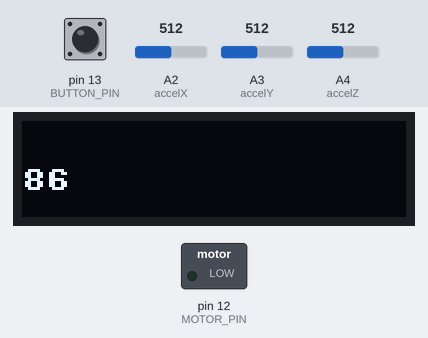
Bench run of a sketch on a simulated Arduino Uno, built with avr-gcc and run on an emulated ATmega328P. Shown: 128×32 one-colour display, switched loads named in the sketch (green lamp = pin HIGH). The test bench sets the inputs (shaded band); at power-on: pin 13 (BUTTON_PIN) HIGH, A2 (accelX) = 512, A3 (accelY) = 512, A4 (accelZ) = 512. What the sketch prints to the serial monitor is not drawn.

Above: at 1.2 s.
1.3 s: pin 13 (BUTTON_PIN) pulled LOW for 3.2 s
At 3.81 s:
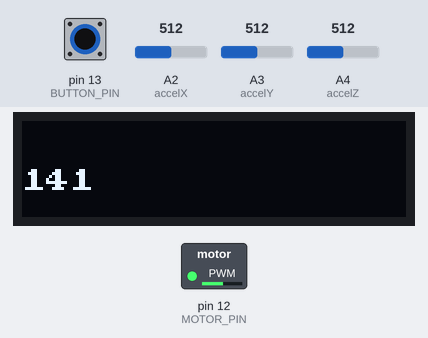
5.1 s: pin 13 (BUTTON_PIN) pulled LOW for 3.2 s
At 7.73 s:
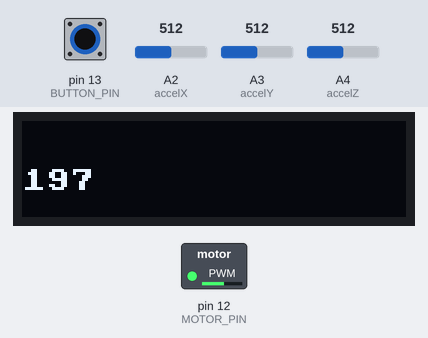
Timing chart, 0 to 9.9 s (numbered marks = the images above; inputs shaded):
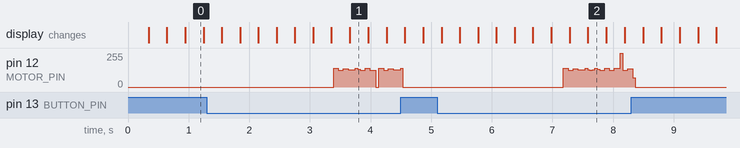

The sketch:

ChallengeGestureDetection.ino
```cpp
int sampleTime = 0; // Time of last sample (in Sampling tab)

/* states: 0 == Accelerometer startup, 1 == start, 2 = wait for Tab, 3 == Countdown
4== Buzz
*/
int stateWatch = 0;

//specify pin for button
const int BUTTON_PIN = 13;

//specify pin for buzz motor
const int MOTOR_PIN = 12;

//define global vairiable and initialize the values to 0
int ax = 0;
int ay = 0;
int az = 0;

//initialize tab counter
int numTab = 0;

//initialize string to display onto the OLED
String numTabString;

//create varaibles to store the last time the accelorometer was tapped, when the timer last counted down and when the button was last pressed
unsigned long lastTab = 0;
unsigned long lastCountdown = 0;
unsigned long lastPress = 0;

//specify after which time the program should decrement, after which time the countdown should start and for how long the button should be pressed for reset
const unsigned long CountdownInterval = 1000;
const unsigned long noTabTime = 5000;
const unsigned long PressTime = 2000;

//store current and last button state
int last_button_state = HIGH;
int button_state;

//prevent multiple resets
bool press_reset = false;


void setup() {

  //define pin modes for motor and button
  pinMode(BUTTON_PIN, INPUT_PULLUP);
  pinMode(MOTOR_PIN, OUTPUT);

  //setup Serial connection, Accelorometer and Display
  setupAccelSensor();
  setupDisplay();
  Serial.begin(115200);

}

void loop() {

  detectbutton();

  //detect tabs and store them as string
  numTabString = String(detectTaps(az));


  if(stateWatch == 3)
  {
    countdown();
  }
  if(stateWatch ==4)
  {
    digitalWrite(MOTOR_PIN, HIGH);
  }else
  {
    digitalWrite(MOTOR_PIN, LOW);
  }

  Serial.println(stateWatch);

  //Display numTab onto the OLED
  writeDisplay(numTabString.c_str(), 2, true);

}

int detectTaps(int az){

  unsigned long time_now = millis();


  //check if new samples have been collected
  if(sampleSensors() && Serial.availableForWrite()) {

    if(stateWatch == 2 && time_now - lastTab >= noTabTime)
    {
      Serial.print("set 3");
      stateWatch = 3;

    }

    //check if az broke out of defined corridor and increment numTab
    if( az > 2480|| az < 2320){

      //check if az is out of corridor because of startup
      if(stateWatch == 0){

        stateWatch = 1;

      }else{

        //increment Counter
        numTab++;
        //set state to wait for Tab
        stateWatch = 2;

        //store the time the button has been pressed last
        lastTab = time_now;

      }
    }
  }
  return numTab;
}


void countdown(){

  Serial.println("count");
  unsigned long current_time = millis();

 //decrement every second and if numTab is zero set state to 4
  if(current_time - lastCountdown >= CountdownInterval)
  {
    Serial.println("inloop");
    if(numTab == 0){

      stateWatch = 4;

    }else{

    numTab--;
    lastCountdown = current_time;

    }
  }
}

void detectbutton(){

  unsigned long current_time = millis();

  //get current state of Button
  button_state = digitalRead(BUTTON_PIN);

  if(button_state == LOW && last_button_state == HIGH) {
    //store time of button press
    lastPress = current_time;
  }

  //if button is pushed fown check if sufficient time has gone by to do a reset
  if(button_state == LOW)
  {

    if(stateWatch == 2 || stateWatch == 3){

      if(millis() - lastPress >= PressTime){

        stateWatch = 4;
        numTab = 0;
      }
    }
  }
  last_button_state = button_state;
}
```

Accelerometer.ino
```cpp
// define pins for x,y and z acceleration
const int accelX = A2;
const int accelY = A3;
const int accelZ = A4;

void setupAccelSensor(){

  //Assign pins as inpiut pins
  pinMode(accelX, INPUT);
  pinMode(accelY, INPUT);
  pinMode(accelZ, INPUT);
}

void readAccelSensor(){

  //read the pins and store the values
  ax = analogRead(accelX);
  ay = analogRead(accelY);
  az = analogRead(accelZ);

}
```

Display.ino
```cpp
// OLED Library includes
#include "U8x8lib.h" // include the fast graphics library
#include "Wire.h"    // include the I2C library

/*
 * Instantiate the display object "oled" and reset it using the
 * predefined argument "U8X8_PIN_NONE"
 * NOTE: if you have trouble with this constructor call, your OS
 * might require that you specify the I2C pins (22 and 23) as
 * arguments. If that is the case, you would change the call to this:
 * U8X8_SSD1306_128X32_UNIVISION_HW_I2C oled(U8X8_PIN_NONE, 22, 23);
 */
U8X8_SSD1306_128X32_UNIVISION_HW_I2C oled(U8X8_PIN_NONE);

// Clear the display no more than once per second
const int MAX_REFRESH = 1000;
unsigned long lastClear = 0;

void setupDisplay() {
    oled.begin(); // Initializes u8x8 object
    oled.setPowerSave(0); // Makes sure OLED doesn't go to sleep
    oled.setFont(u8x8_font_amstrad_cpc_extended_r); // Set the font
    oled.setCursor(0, 0); //Sets the cursor at the top left corner
}

/*
 * A function to write a message on the OLED display.
 * The "row" argument specifies which row to print on: [0,1,2,3].
 * The "erase" argument specifies if the display should be cleared.
 */
void writeDisplay(const char * message, int row, bool erase) {
    unsigned long now = millis();
    //if erase is true and it's been longer than MAX_REFRESH (1s)
    if(erase && (millis() - lastClear >= MAX_REFRESH)) {
        oled.clearDisplay();
        lastClear = now;
    }
    oled.setCursor(0, row);
    oled.print(message);
}

/*
 * A function to write a CSV message on multiple lines on the OLED.
 * The "commaCount" argument says how many commas are in the String.
 * NOTE: The OLED can only display 4 lines (a maximum of 3 commas).
 */
void writeDisplayCSV(String message, int commaCount) {
     int startIndex = 0;
     for(int i=0; i<=commaCount; i++) {
          // find the index of the comma and store it in startIndex
          int index = message.indexOf(',', startIndex);

          // take everything in the string up until the comma
          String subMessage = message.substring(startIndex, index);

          startIndex = index + 1; // skip over the comma

          // Write the substring onto the OLED!
          writeDisplay(subMessage.c_str(), i, false);
     }
}
```

Sampling.ino
```cpp
//initialize global variables
int sampleRate = 100;                  // Sensor reading frequency (Hz)
unsigned long sampleDelay = 1e6/sampleRate;    // Time(μs) b/w samples
unsigned long timeStart = 0;             // Start time timing variable
unsigned long timeEnd = 0;                 // End time timing variable

//function that  samples all the sensors outputs true if new samples were read
//false otherwise
bool sampleSensors() {
  timeEnd = micros();
  if(timeEnd - timeStart >= sampleDelay) {
    displaySampleRate(timeEnd);
    timeStart = timeEnd;
    // Read the sensors and store their outputs in global variables
    sampleTime = millis();
    readAccelSensor();     // values stored in “ax”, “ay”, and “az”
    return true;
  }

  return false;
}


void displaySampleRate(unsigned long currentTime) {
  int nSamples = 100;
  static int count = 0;
  static unsigned long lastTime = 0;

  count++;
  if(count == nSamples) {
    double avgRate = nSamples * 1e6 / (currentTime - lastTime);
    String message = String(avgRate) + " Hz";
    //writeDisplay(message.c_str(), 3, false);

    // reset
    count = 0;
    lastTime = currentTime;
  }
}
```
